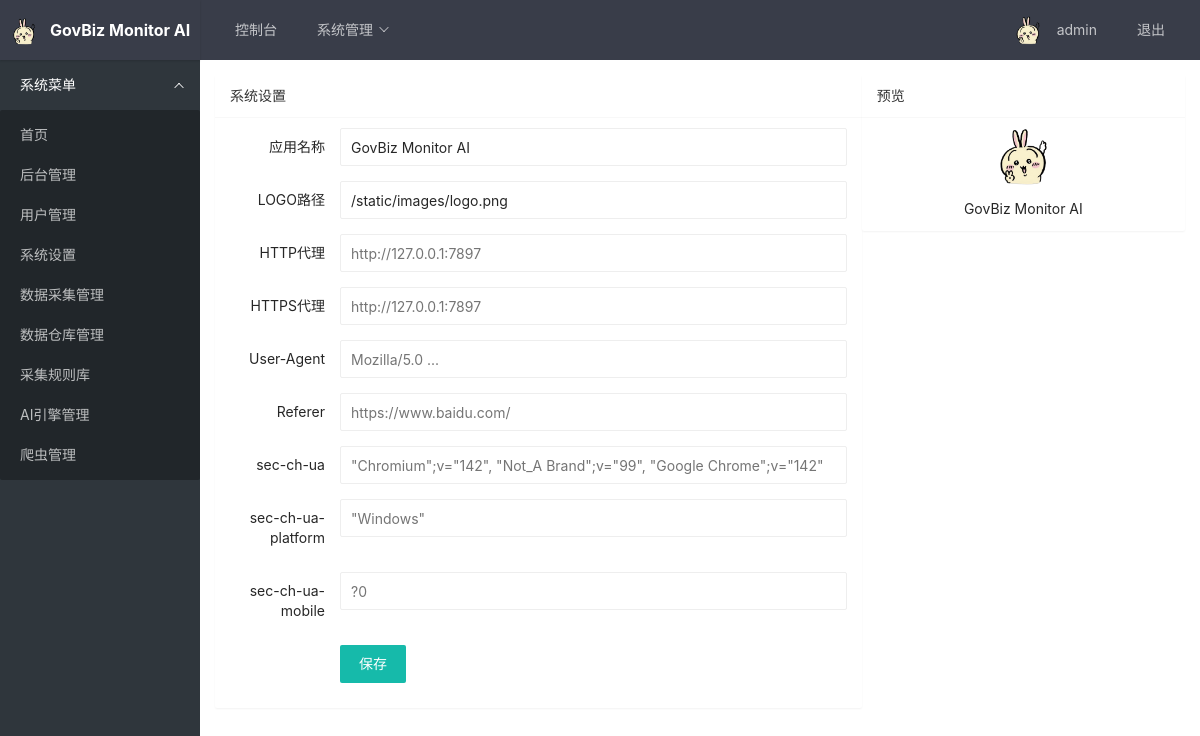
The app's page /admin/settings (signed in) with its own data.
### tables this page shows
CREATE TABLE settings (
  key text primary key,
  value text
);

CREATE TABLE users (
  id integer primary key autoincrement,
  username text unique not null,
  password_hash text not null,
  role_id integer not null,
  created_at datetime default current_timestamp,
  foreign key (role_id) references roles(id)
);

### app/admin.py (the view)
@bp.route('/settings')
def settings():
    settings_list = query_all("select * from settings")
    settings_dict = {item['key']: item['value'] for item in settings_list}
    return render_template('admin/settings.html', settings=settings_dict)

### app/admin.py (called while the page is built)
@bp.before_request
@login_required
def require_admin():
    if not current_user.is_admin:
        flash("无权访问", "error")
        return redirect(url_for('main.index'))

### app/db.py (called while the page is built)
def get_connection():
    conn = sqlite3.connect(str(DATABASE))
    conn.row_factory = sqlite3.Row
    return conn

def query_all(sql, params=None):
    conn = get_connection()
    try:
        cur = conn.execute(sql, params or [])
        rows = cur.fetchall()
        return [dict(row) for row in rows]
    finally:
        conn.close()

def query_one(sql, params=None):
    conn = get_connection()
    try:
        cur = conn.execute(sql, params or [])
        row = cur.fetchone()
        return dict(row) if row else None
    finally:
        conn.close()

### app/models.py (called while the page is built)
    @staticmethod
    def get(user_id):
        sql = """
            select u.id, u.username, u.role_id, r.name as role_name
            from users u
            join roles r on u.role_id = r.id
            where u.id = ?
        """
        row = query_one(sql, [user_id])
        if not row:
            return None
        return User(row['id'], row['username'], row['role_id'], row['role_name'])

    @property
    def is_admin(self):
        return self.role_name == 'admin'

### templates/admin/settings.html (shortened to what this page needs)
{% extends "base.html" %}
{% block content %}
<div class="layui-row">
  <div class="layui-col-md8">
    <div class="layui-card">
      <div class="layui-card-header">系统设置</div>
      <div class="layui-card-body">
        <form class="layui-form" action="{{ url_for('admin.update_settings') }}" method="post">
          <div class="layui-form-item">
            <label class="layui-form-label">应用名称</label>
            <div class="layui-input-block">
              <input type="text" name="app_name" value="{{ settings.app_name }}" placeholder="应用名称" autocomplete="off" class="layui-input">
            </div>
          </div>
          <div class="layui-form-item">
            <label class="layui-form-label">LOGO路径</label>
            <div class="layui-input-block">
              <input type="text" name="app_logo" value="{{ settings.app_logo }}" placeholder="/static/images/logo.png" autocomplete="off" class="layui-input">
            </div>
          </div>
          <div class="layui-form-item">
            <label class="layui-form-label">HTTP代理</label>
            <div class="layui-input-block">
              <input type="text" name="http_proxy" value="{{ settings.http_proxy }}" placeholder="http://127.0.0.1:7897" autocomplete="off" class="layui-input">
            </div>
          </div>
          <div class="layui-form-item">
            <label class="layui-form-label">HTTPS代理</label>
            <div class="layui-input-block">
              <input type="text" name="https_proxy" value="{{ settings.https_proxy }}" placeholder="http://127.0.0.1:7897" autocomplete="off" class="layui-input">
            </div>
          </div>
          <div class="layui-form-item">
            <label class="layui-form-label">User-Agent</label>
            <div class="layui-input-block">
              <input type="text" name="user_agent" value="{{ settings.user_agent }}" placeholder="Mozilla/5.0 ..." autocomplete="off" class="layui-input">
            </div>
          </div>
          <div class="layui-form-item">
            <label class="layui-form-label">Referer</label>
            <div class="layui-input-block">
              <input type="text" name="referer" value="{{ settings.referer }}" placeholder="https://www.baidu.com/" autocomplete="off" class="layui-input">
            </div>
          </div>
          <div class="layui-form-item">
            <label class="layui-form-label">sec-ch-ua</label>
            <div class="layui-input-block">
              <input type="text" name="sec_ch_ua" value="{{ settings.sec_ch_ua }}" placeholder='"Chromium";v="142", "Not_A Brand";v="99", "Google Chrome";v="142"' autocomplete="off" class="layui-input">
            </div>
          </div>
          <div class="layui-form-item">
            <label class="layui-form-label">sec-ch-ua-platform</label>
            <div class="layui-input-block">
              <input type="text" name="sec_ch_ua_platform" value="{{ settings.sec_ch_ua_platform }}" placeholder='"Windows"' autocomplete="off" class="layui-input">
            </div>
          </div>
          <div class="layui-form-item">
            <label class="layui-form-label">sec-ch-ua-mobile</label>
            <div class="layui-input-block">
              <input type="text" name="sec_ch_ua_mobile" value="{{ settings.sec_ch_ua_mobile }}" placeholder='?0' autocomplete="off" class="layui-input">
            </div>
          </div>
          <div class="layui-form-item">
            <div class="layui-input-block">
              <button class="layui-btn" lay-submit>保存</button>
            </div>
          </div>
        </form>
      </div>
    </div>
  </div>
  <div class="layui-col-md4">
    <div class="layui-card">
      <div class="layui-card-header">预览</div>
      <div class="layui-card-body" style="text-align:center">
        <img src="{{ settings.app_logo }}" alt="LOGO" style="max-height:60px;vertical-align:middle">
        <div style="margin-top:10px">{{ settings.app_name }}</div>
      </div>
    </div>
  </div>
</div>
{% endblock %}

### templates/base.html (shortened to what this page needs)
<!DOCTYPE html>
<html>
<head>
    <link rel="stylesheet" href="{{ url_for('static', filename='layui-v2.13.2/layui/css/layui.css') }}">
</head>
<body class="layui-layout-body">
    <div class="layui-layout layui-layout-admin">
        <div class="layui-header">
            <div class="layui-logo">
                <img src="{{ settings.app_logo }}" alt="logo"
                    style="height:28px;vertical-align:middle;margin-right:8px">
                {{ settings.app_name }}
            </div>
            <ul class="layui-nav layui-layout-left">
                <li class="layui-nav-item"><a href="{{ url_for('main.index') }}">控制台</a></li>
                {% if current_user.is_admin %}
                <li class="layui-nav-item"><a href="javascript:;">系统管理</a>
                </li>
                {% endif %}
            </ul>
            <ul class="layui-nav layui-layout-right">
                <li class="layui-nav-item">
                    <a href="javascript:;">
                        <img src="{{ settings.app_logo }}" class="layui-nav-img" alt="avatar">
                        {{ current_user.username }}
                    </a>
                </li>
                <li class="layui-nav-item"><a href="{{ url_for('auth.logout') }}">退出</a></li>
            </ul>
        </div>
        <div class="layui-side layui-bg-black">
            <div class="layui-side-scroll">
                <ul class="layui-nav layui-nav-tree" lay-filter="side">
                    <li class="layui-nav-item layui-nav-itemed">
                        <a href="javascript:;">系统菜单</a>
                        <dl class="layui-nav-child">
                            <dd><a href="{{ url_for('main.index') }}">首页</a></dd>
                            {% if current_user.is_admin %}
                            <dd><a href="{{ url_for('admin.settings') }}">后台管理</a></dd>
                            <dd><a href="{{ url_for('admin.user_list') }}">用户管理</a></dd>
                            <dd><a href="{{ url_for('admin.settings') }}">系统设置</a></dd>
                            <dd><a href="{{ url_for('admin.crawl_manage') }}">数据采集管理</a></dd>
                            <dd><a href="{{ url_for('admin.warehouse') }}">数据仓库管理</a></dd>
                            <dd><a href="{{ url_for('admin.rules') }}">采集规则库</a></dd>
                            <dd><a href="{{ url_for('admin.ai_engines') }}">AI引擎管理</a></dd>
                            <dd><a href="{{ url_for('admin.crawlers') }}">爬虫管理</a></dd>
                            {% endif %}
                        </dl>
                    </li>
                </ul>
            </div>
        </div>
        <div class="layui-body" style="padding: 15px;">
            {% block content %}{% endblock %}
        </div>
    </div>
</body>
</html>

### templates/base.html (style rules this page uses)
.layui-layout-admin .layui-header { background-color: #393D49; }
.layui-logo { color: #fff !important; font-weight: bold; }

### records on screen
settings: app_logo (picture), app_logo "/static/images/logo.png"
settings: app_name "GovBiz Monitor AI"
users: username "admin"
